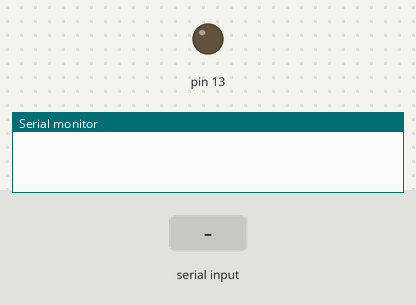
A sketch run on a simulated Arduino Uno, built with avr-gcc and run on an emulated ATmega328P. Parts: output pins drawn as LEDs (lit = HIGH), the last lines printed to the serial monitor. The test bench sets the inputs (shaded band).

Above: at 1.2 s.
1.3 s: "1" received over Serial
At 2.0 s:
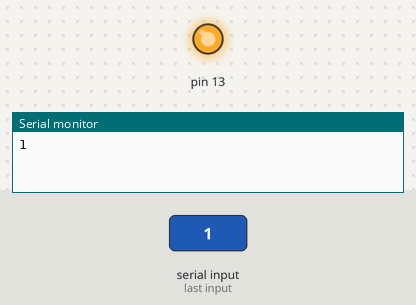
2.8 s: "0" received over Serial
At 3.1 s:
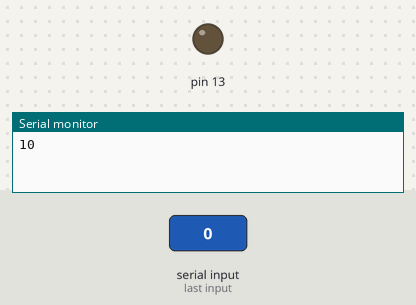
Timing chart, 0 to 5.8 s (numbered marks = the images above; inputs shaded):
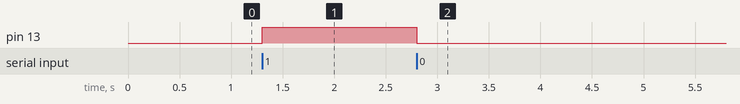

The sketch:

Arduino_Serial.ino
```cpp
void setup() {
  Serial.begin(57600);
  pinMode(13, OUTPUT);
}

void loop() {
  if (Serial.available()) {
    char a = Serial.read();
    Serial.print(a);
    if (a == '1') {
      digitalWrite(13, HIGH);
    } else if (a == '0') {
      digitalWrite(13, LOW);
    }
  }
}
```

Measured:
- after the input at 1.3 s, pin 13: LOW → HIGH at once
- after the input at 2.8 s, pin 13: HIGH → LOW at once
